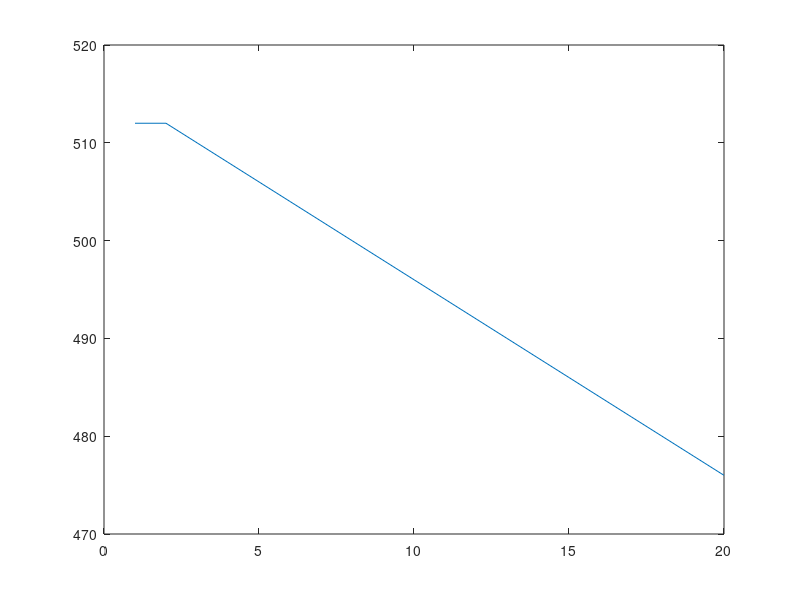

MATLAB code for this plot: (Note: this script raises an error after producing the figure.)
clear;
clc;
close all;


i_dir = 1;

duration_part0 = 50;
duration_part1 = 360;
time_interval_twitch = 20;
n_frames_part0 = floor(duration_part0/time_interval_twitch);
n_frames_part1 = floor(duration_part1/time_interval_twitch);

slope = 2;

theoretical_traj = 512*ones(1,n_frames_part0);
signs = [-1;1];
for i=1:n_frames_part1
    theoretical_traj(1,n_frames_part0+i) = 512 +signs(i_dir)*slope*i;
end

plot(theoretical_traj);

amplitude_deg = compute_amplitude_ramp(slope,duration_part1,time_interval_twitch);

function amplitude_deg =  compute_amplitude_ramp(slope,duration_part1,time_interval_twitch)
n_frames_part1 = floor(duration_part1/time_interval_twitch);
ampl_step_pos = n_frames_part1*slope;
amplitude_deg=ampl_step_pos/3.413;
end
